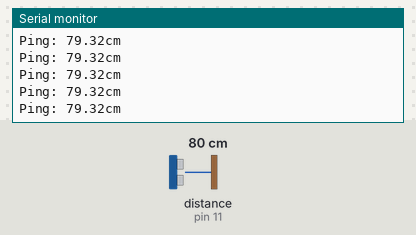
The sketch below on a simulated Arduino Uno, built with avr-gcc and run on an emulated ATmega328P. On the bench: the last lines printed to the serial monitor. Wiring (inferred from the names in the program): ultrasonic range finder: trigger pin 12; echo pin 11. Inputs (shaded band) come from the test bench; at power-on: distance to the obstacle (sensor on pin 11) 80 cm. The echo pulse lasts 58.3 µs per cm.

Above: at 1.2 s.
1.3 s: distance to the obstacle (sensor on pin 11) set to 60 cm
At 1.38 s:
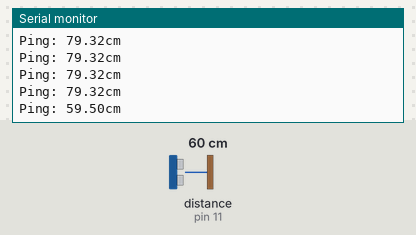
4.3 s: distance to the obstacle (sensor on pin 11) set to 2 cm
At 4.3 s:
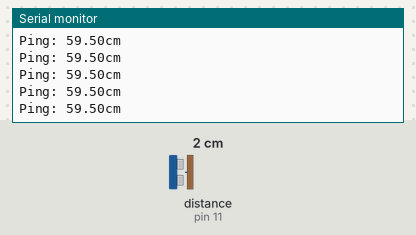
Timing chart, 0 to 7.3 s (numbered marks = the images above; inputs shaded):
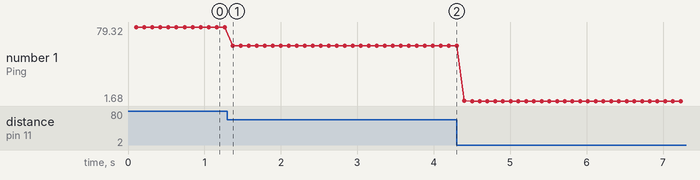

Measured:
- after the input at 1.3 s, the serial monitor: prints a new line after 0.07 s (image 1)
- plotted number 1: 79.32 → 59.5 after the input at 1.3 s, 59.5 → 1.68 after the input at 4.3 s

The sketch:

Ultrasonic_Ranging.ino
```cpp
const int trigPin = 12, echoPin = 11, MAX_DISTANCE = 200, soundVelocity = 340;
const float timeOut = MAX_DISTANCE * 60;
float currentDistance;

void setup() {
  // put your setup code here, to run once:
  pinMode(trigPin, OUTPUT);
  pinMode(echoPin, INPUT);
  Serial.begin(9600);
}

void loop() {
  // put your main code here, to run repeatedly:
  delay(100);

  float distance = getSonar();

   do {
    Serial.print("Ping: ");
    Serial.print(distance);
    Serial.println("cm");
    currentDistance = distance;
   } while(currentDistance != distance);
}

float getSonar() {
  unsigned long pingTime;
  float distance;

  digitalWrite(trigPin, HIGH);
  delayMicroseconds(10);
  digitalWrite(trigPin, LOW);

  pingTime = pulseIn(echoPin, HIGH, timeOut);
  distance = (float) pingTime * soundVelocity / 2 / 10000;

  return distance;
}
```
